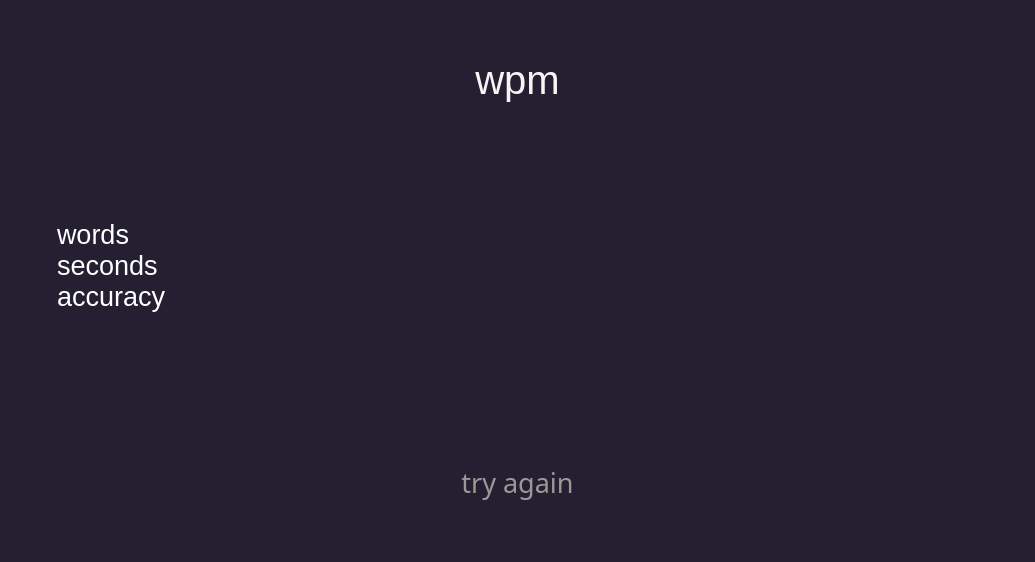
<?xml version="1.0" encoding="UTF-8"?>
<ui version="4.0">
 <class>result</class>
 <widget class="QWidget" name="result">
  <property name="geometry">
   <rect>
    <x>0</x>
    <y>0</y>
    <width>1035</width>
    <height>562</height>
   </rect>
  </property>
  <property name="windowTitle">
   <string>Form</string>
  </property>
  <property name="styleSheet">
   <string notr="true">background-color: rgb(36, 31, 49);</string>
  </property>
  <layout class="QVBoxLayout" name="layout" stretch="1,3,1">
   <property name="spacing">
    <number>0</number>
   </property>
   <property name="leftMargin">
    <number>40</number>
   </property>
   <property name="topMargin">
    <number>30</number>
   </property>
   <property name="rightMargin">
    <number>40</number>
   </property>
   <property name="bottomMargin">
    <number>30</number>
   </property>
   <item>
    <widget class="QLabel" name="wpm">
     <property name="font">
      <font>
       <pointsize>30</pointsize>
      </font>
     </property>
     <property name="styleSheet">
      <string notr="true">color: rgb(246, 245, 244);</string>
     </property>
     <property name="text">
      <string>wpm</string>
     </property>
     <property name="alignment">
      <set>Qt::AlignCenter</set>
     </property>
    </widget>
   </item>
   <item>
    <layout class="QHBoxLayout" name="bottom">
     <item>
      <widget class="QLabel" name="stats">
       <property name="font">
        <font>
         <pointsize>20</pointsize>
        </font>
       </property>
       <property name="styleSheet">
        <string notr="true">color: rgb(255, 255, 255);
margin-left: 10px;</string>
       </property>
       <property name="text">
        <string>words
seconds
accuracy
</string>
       </property>
      </widget>
     </item>
    </layout>
   </item>
   <item>
    <layout class="QHBoxLayout" name="buttons">
     <item>
      <widget class="QLabel" name="try_again">
       <property name="font">
        <font>
         <family>Ubuntu Mono</family>
         <pointsize>20</pointsize>
         <weight>9</weight>
         <italic>false</italic>
         <bold>false</bold>
        </font>
       </property>
       <property name="cursor">
        <cursorShape>PointingHandCursor</cursorShape>
       </property>
       <property name="toolTipDuration">
        <number>0</number>
       </property>
       <property name="styleSheet">
        <string notr="true">color: rgb(154, 153, 150);
font: 75 20pt "Ubuntu Mono";</string>
       </property>
       <property name="text">
        <string>try again</string>
       </property>
       <property name="alignment">
        <set>Qt::AlignCenter</set>
       </property>
      </widget>
     </item>
    </layout>
   </item>
  </layout>
 </widget>
 <resources/>
 <connections/>
</ui>
